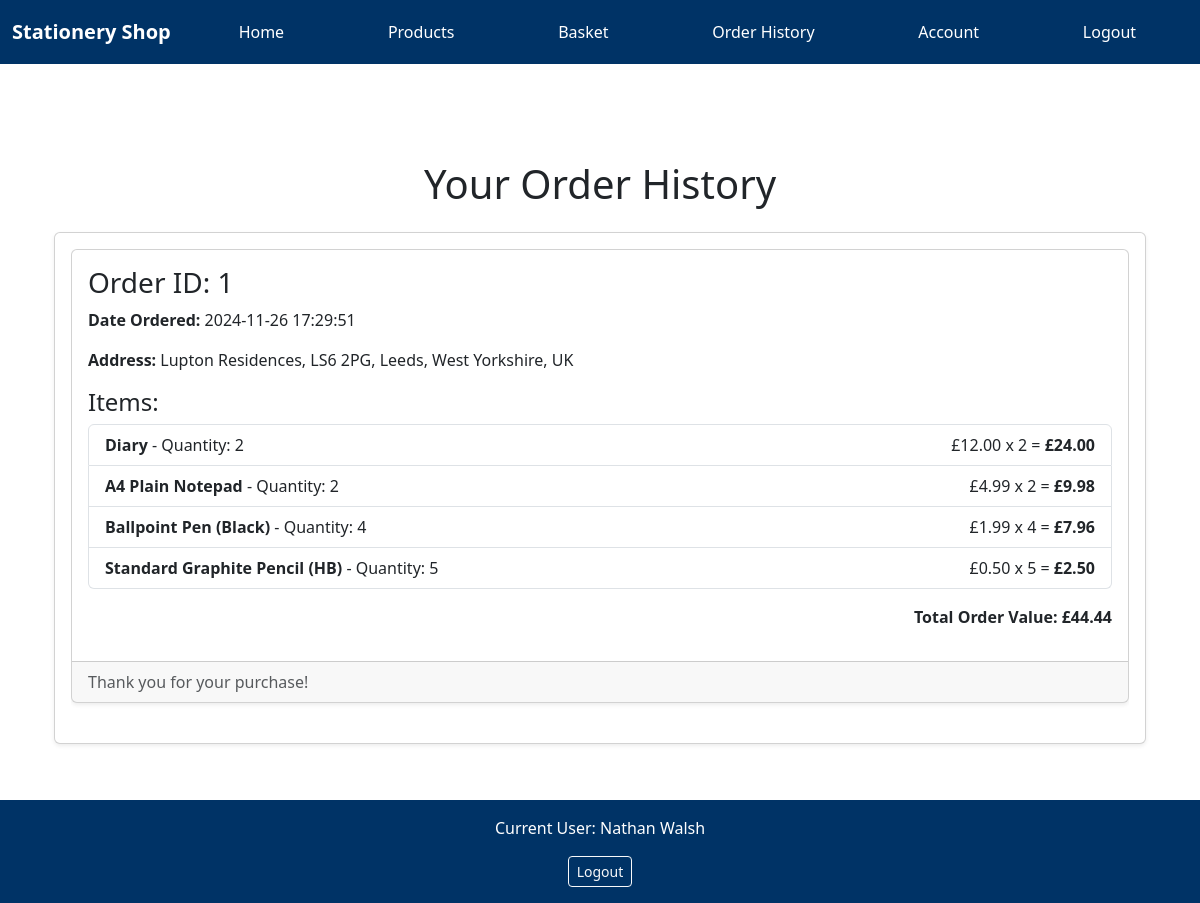
The page /history (signed in) on the database its author committed.
### app/models.py (models this page shows, shortened)
class Order(db.Model):
    id = db.Column(db.Integer, primary_key=True)
    user_email = db.Column(db.String(100), db.ForeignKey('user.email'), nullable=False)
    date_ordered = db.Column(db.DateTime, default=datetime.now)
    address = db.Column(db.Text, nullable=False)

class Product(db.Model):
    id = db.Column(db.Integer, primary_key=True)
    name = db.Column(db.String(100), nullable=False)
    description = db.Column(db.Text, nullable=True)
    image = db.Column(db.String(255), nullable=True)
    price = db.Column(db.Float, nullable=False)
    stock = db.Column(db.Integer, nullable=False)

class User(db.Model):
    id = db.Column(db.Integer, primary_key=True)
    email = db.Column(db.String(100), unique=True, nullable=False)
    password_hash = db.Column(db.String(200), nullable=False)
    first_name = db.Column(db.String(50), nullable=False)
    last_name = db.Column(db.String(50), nullable=False)

### app/views.py (the view)
@app.route('/history', methods=['GET'])
@login_required # must be logged in
def history():
    orders = Order.query.filter_by(user_email=current_user.email).order_by(Order.date_ordered.desc()).all()
    order_history = []
    for order in orders:
        items = OrderItem.query.filter_by(order_id=order.id).all()
        order_items = []
        for item in items:
            product = Product.query.get(item.product_id)
            if product:
                order_items.append({
                    "name": product.name,
                    "quantity": item.quantity,
                    "price": product.price,
                    "total_price": product.price * item.quantity
                })
        order_history.append({
            "order_id": order.id,
            "date_ordered": order.date_ordered.strftime("%Y-%m-%d %H:%M:%S"),
            "address": order.address,
            "items": order_items,
            "total_value": sum(item['total_price'] for item in order_items)
        })
    return render_template('history.html', orders=order_history)

### app/views.py (called while the page is built)
@login_manager.user_loader
def load_user(user_id):
    return User.query.get(int(user_id))

### app/templates/history.html (shortened to what this page needs)
{% extends "base.html" %}
{% block content %}
<div class="container mt-4">
    <h1 class="text-center mb-4">Your Order History</h1>
    <div class="card shadow-sm">
        <div class="card-body">
            <div class="order-history-container" style="max-height: 600px; overflow-y: auto;">
                {% if orders %}
                    {% for order in orders %}
                    <div class="card mb-4 shadow-sm">
                        <div class="card-body">
                            <h3 class="card-title">Order ID: {{ order["order_id"] }}</h3>
                            <p class="card-text"><strong>Date Ordered:</strong> {{ order["date_ordered"] }}</p>
                            <p class="card-text"><strong>Address:</strong> {{ order["address"] }}</p>
                            <h4 class="mt-3">Items:</h4>
                            <ul class="list-group mb-3">
                                {% for item in order["items"] %}
                                <li class="list-group-item d-flex justify-content-between align-items-center">
                                    <span>
                                        <strong>{{ item["name"] }}</strong> -
                                        Quantity: {{ item["quantity"] }}
                                    </span>
                                    <span>
                                        £{{ "%.2f"|format(item["price"]) }} x {{ item["quantity"] }} =
                                        <strong>£{{ "%.2f"|format(item["total_price"]) }}</strong>
                                    </span>
                                </li>
                                {% endfor %}
                            </ul>
                            <p class="text-end fw-bold">Total Order Value: £{{ "%.2f"|format(order["total_value"]) }}</p>
                        </div>
                        <div class="card-footer text-muted">
                            Thank you for your purchase!
                        </div>
                    </div>
                    {% endfor %}
                {% else %}
                <p class="text-center text-muted">You have no orders yet.</p>
                {% endif %}
            </div>
        </div>
    </div>
</div>
{% endblock %}

### app/templates/base.html (shortened to what this page needs)
<!DOCTYPE html>
<html lang="en">
<head>
    <link rel="stylesheet" href="{{ url_for('static', filename='css/style.css') }}">
    <link rel="stylesheet" href="https://cdnjs.cloudflare.com/ajax/libs/bootstrap/5.3.0/css/bootstrap.min.css">
</head>
<body>
    <nav class="navbar navbar-expand-md">
        <div class="container-fluid">
            <a class="nav-title navbar-brand" href="{{ url_for('index') }}">Stationery Shop</a>
            <div class="collapse navbar-collapse" id="navbarNav">
                <ul class="navbar-nav w-100 justify-content-between align-items-center">
                    <li class="nav-item"><a class="nav-link" href="{{ url_for('index') }}">Home</a></li>
                    <li class="nav-item"><a class="nav-link" href="{{ url_for('products') }}">Products</a></li>
                    <li class="nav-item"><a class="nav-link" href="{{ url_for('basket') }}">Basket</a></li>
                    <li class="nav-item"><a class="nav-link" href="{{ url_for('history') }}">Order History</a></li>
                    {% if current_user.is_authenticated %}
                    <li class="nav-item"><a class="nav-link" href="{{ url_for('account') }}">Account</a></li>
                    <li class="nav-item"><a class="nav-link" href="{{ url_for('logout') }}">Logout</a></li>
                    {% else %}
                    <li class="nav-item"><a class="nav-link" href="{{ url_for('login') }}">Login</a></li>
                    <li class="nav-item"><a class="nav-link" href="{{ url_for('register') }}">Register</a></li>
                    {% endif %}
                </ul>
            </div>
        </div>
    </nav>
    <main class="container my-4">
        {% block content %}
        {% endblock %}
    </main>
    <footer>
        <div class="container text-center">
            {% if current_user.is_authenticated %}
            <p>Current User: {{ current_user.first_name + " " + current_user.last_name}}</p>
            <a href="{{ url_for('logout') }}" class="btn btn-outline-light btn-sm">Logout</a>
            {% else %}
            <a href="{{ url_for('login') }}" class="btn btn-outline-light btn-sm">Login</a>
            <a href="{{ url_for('register') }}" class="btn btn-outline-light btn-sm">Register</a>
            {% endif %}
        </div>
    </footer>
</body>
</html>

### app/static/css/style.css (style rules this page uses)
body { font-family: Arial, sans-serif; margin: 0; padding: 0; display: flex; flex-direction: column; min-height: 100vh; }
main { flex: 1; padding: 2rem; }
nav { background-color: #003366; padding: 1rem 0; }
.nav-title { font-weight: bold; font-size: 1.5rem; color: #ffffff !important; text-decoration: none; }
.navbar-nav { width: 100%; display: flex; justify-content: space-between; align-items: center; }
.navbar-nav .nav-item { flex-grow: 1; text-align: center; }
.navbar-nav .nav-link { color: #ffffff; text-decoration: none; padding: 0.75rem 1rem; border-radius: 5px; display: inline-block; transition: background-color 0.3s, color 0.3s; }
footer { background-color: #003366; color: #ffffff; text-align: center; padding: 1rem; }

### rows shown on the page
Order: order_id "1", date_ordered "2024-11-26 17:29:51", address "Lupton Residences, LS6 2PG, Leeds, West Yorkshire, UK", total_value "44.44"
Product: name "Diary", quantity "2", price "12.00", total_price "24.00"
Product: name "A4 Plain Notepad", quantity "2", price "4.99", total_price "9.98"
Product: name "Ballpoint Pen (Black)", quantity "4", price "1.99", total_price "7.96"
Product: name "Standard Graphite Pencil (HB)", quantity "5", price "0.50", total_price "2.50"
User: first_name+last_name "Nathan Walsh"
